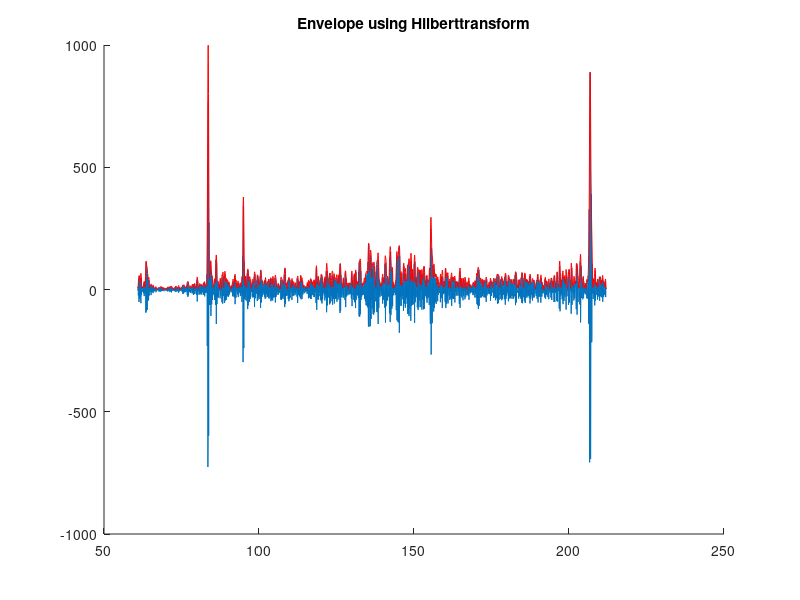
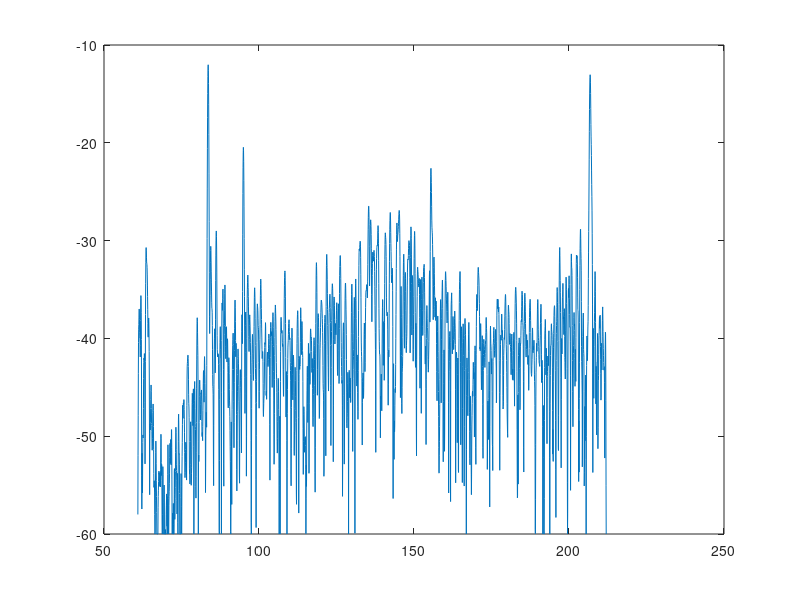

The MATLAB script that drew these images, in order: (Note: this script raises an error after producing the figures.)
%% Exercise 1: Ultrasound image display
% Demonstration of signal processing involved in ultrasound image display.
% This includes finding the enveloped through a Hilbert transform,
% compressing the data, and making the image interpolation. It also show
% how serveral frames can be combined into one movie.
% Exercise from http://bme.elektro.dtu.dk/31545/?exercises/exercise1/exercise1.html
% Assumes that the field_init routine has been run

%% Initilizing
load rf_data_phantom;
RFdata = double(RFdata);

% Calculate the axial axis of the image [mm]
depth = start_of_data + ((0:size(RFdata,1)-1)*c_sound)/(2*fs);

%% Evelope

env = abs(hilbert(RFdata));

figure
hold on
plot(depth*1000,RFdata(:,140))
plot(depth*1000,env(:,140),'r')
title('Envelope using Hilberttransform')

%% Compression

env_dB = 20*log10(env/max(max(env)));
env_dB = (env_dB+60).*(env_dB>-60)-60;

figure
plot(depth*1000,env_dB(:,140))

env_grey = 127*(env_dB+60)/60;

%% Interpolation

image_size = [depth(end),depth(end)];
delta_r = c_sound/(2*fs);
make_tables(start_of_data,image_size,...
    start_of_data,delta_r,size(RFdata,1),...
    start_angle,angle,size(RFdata,2),...
    1,400,400);
img_data = make_interpolation(uint32(env_dB));

%% Display

figure
imagesc(img_data)
